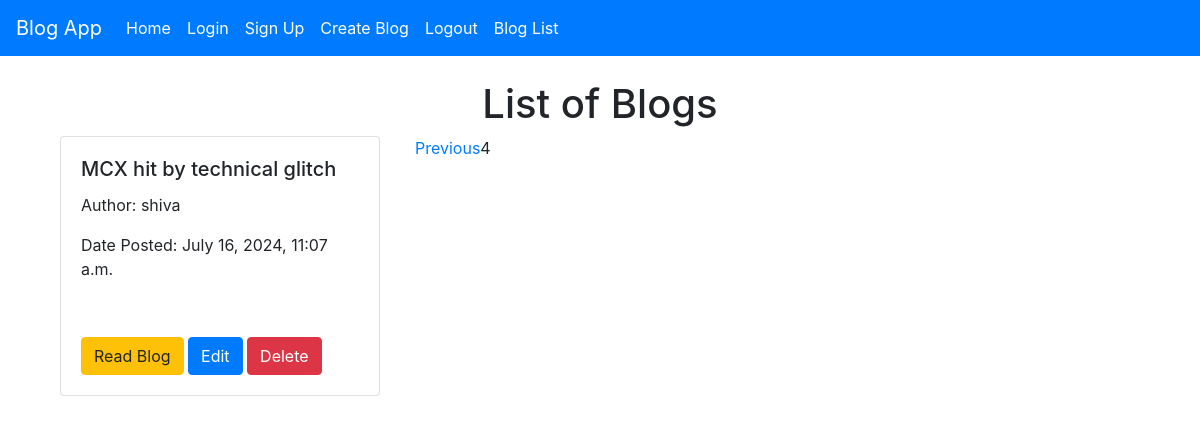
Page /blogs/?page=4 on the committed database.
### app/models.py (models this page shows, shortened)
class Blog(models.Model):
    title=models.CharField(max_length=100)
    content=models.TextField()
    author = models.ForeignKey(User, on_delete=models.CASCADE)
    date_posted = models.DateTimeField(auto_now_add=True)

### app/views.py (the view)
# urls.py: path('blogs/', views.blog_list, name='blog-list'),
def blog_list(request):
    blogs = Blog.objects.all().order_by('date_posted')  # Fetch all blogs ordered by date_posted descending
    paginator=Paginator(blogs,1)
    page_number=request.GET.get('page')
    page_obj=paginator.get_page(page_number)
    return render(request, 'blog-list.html', {'blogs': blogs,'page_obj':page_obj})

### app/templates/blog-list.html (shortened to what this page needs)
{% extends "base.html" %}
{% block content %}
    <div class="container">
        <h1 class="text-center">List of Blogs</h1>
        <div class="row">
            {% for blog in page_obj %}
            <div class="col-md-4 shadow">
                <div class="card" style="width: 20rem;">
                    <div class="card-body">
                        <h5 class="card-title">{{ blog.title }}</a></h5>
                        <p>Author: {{ blog.author }}</p>
                        <p>Date Posted: {{ blog.date_posted }}</p>
                    </div>
                    <div class="card-body">
                        <a href="{% url 'blog_detail' blog.id %}" class="btn btn-warning">Read Blog</a>
                        <a href="{% url 'update_blog' blog.pk %}" class="btn btn-primary">Edit</a>
                        <a href="{% url 'delete_blog' blog.pk %}" class="btn btn-danger">Delete</a>
                    </div>
                </div>
            </div>
            {% if page_obj.has_previous %}
            <a href="?page={{ page_obj.previous_page_number }}">Previous</a>
            {% endif %}
             <span>{{page_obj.number}}</span>
            {% endfor %}
        </div>
    </div>
    {% endblock %}

### rows in the picture
Blog: title "MCX hit by technical glitch", author "shiva", date_posted "July 16, 2024, 11:07 a.m.", number "4"
